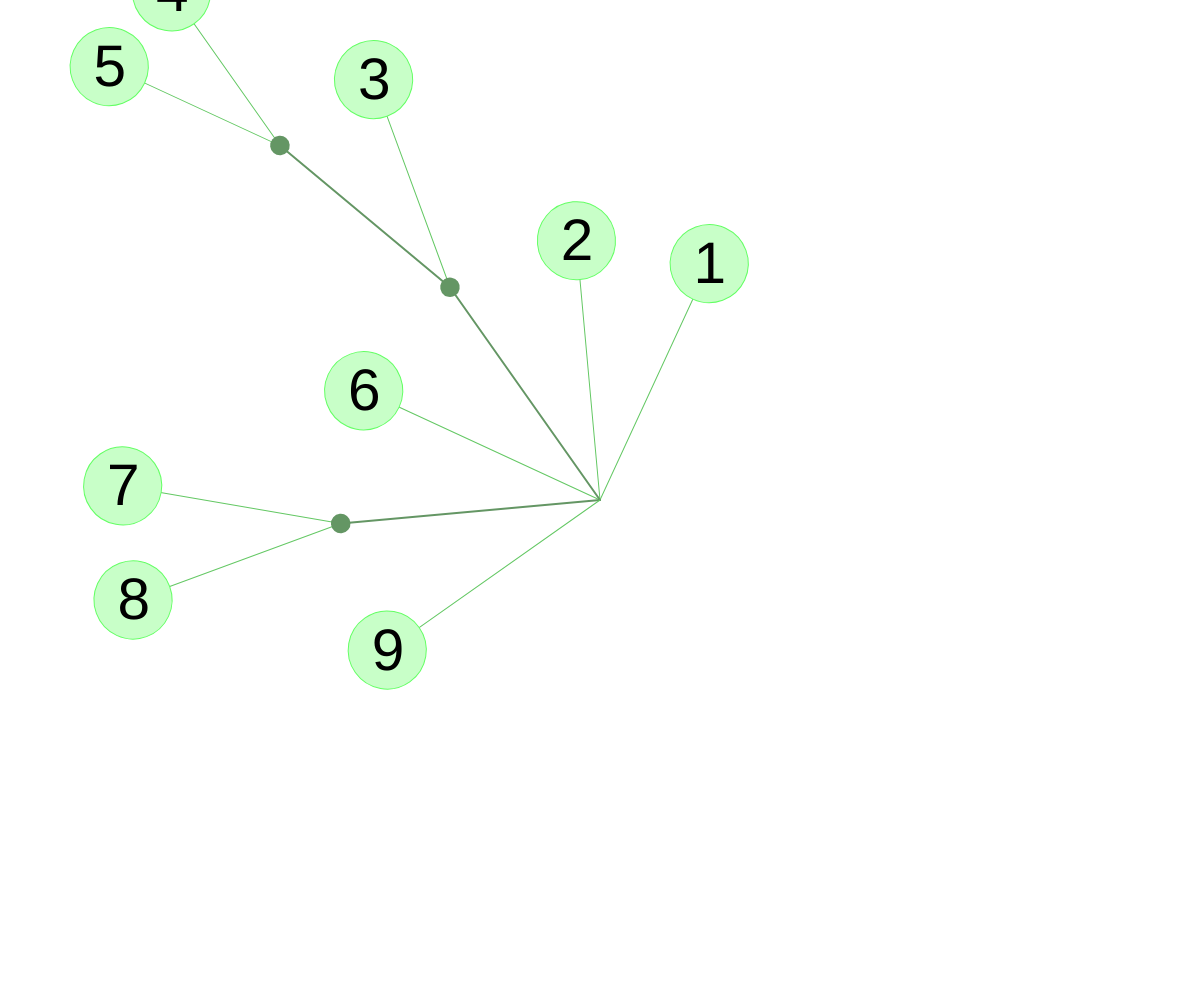
Frame 1 (no input)
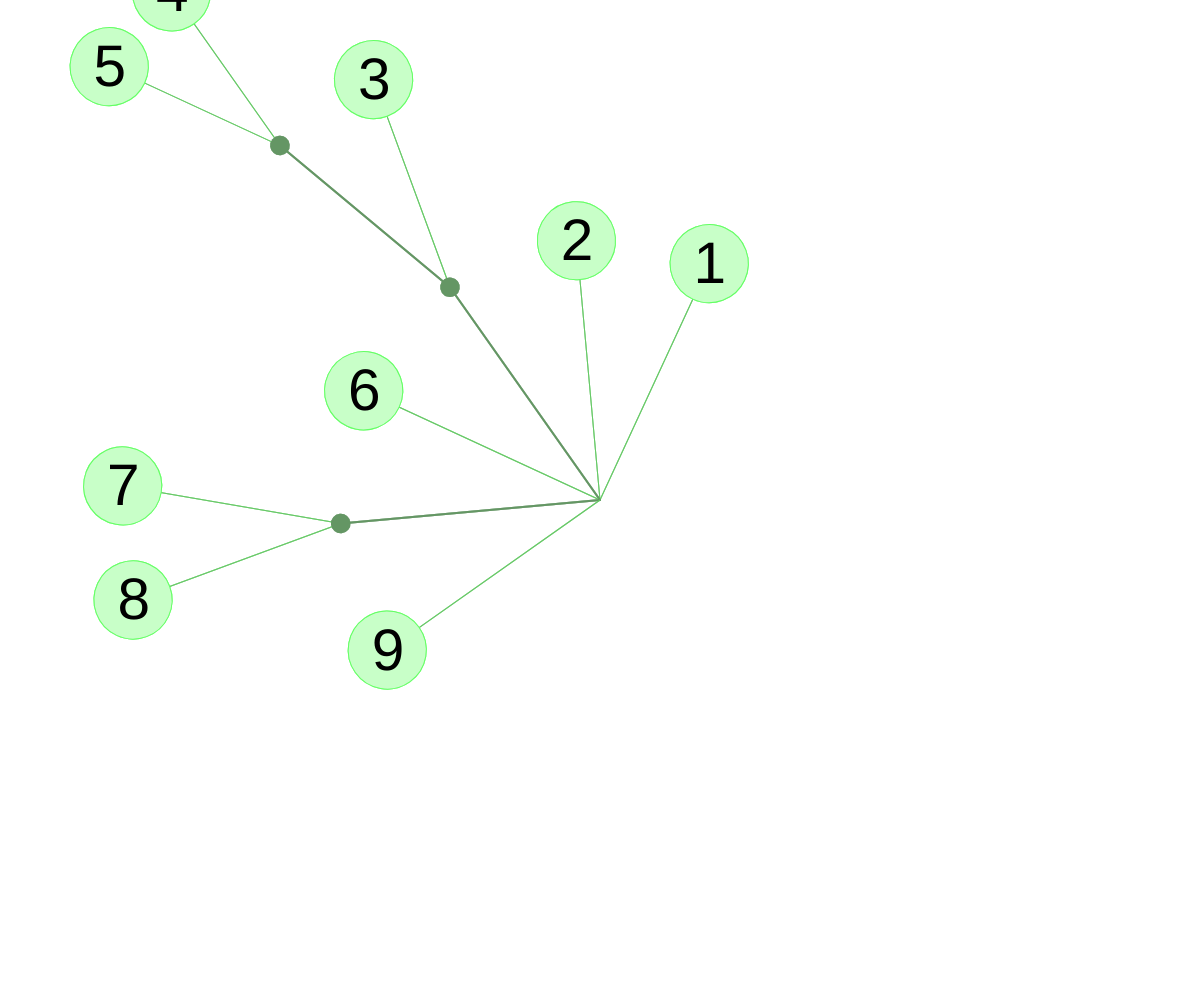
Frame 60 (no input)
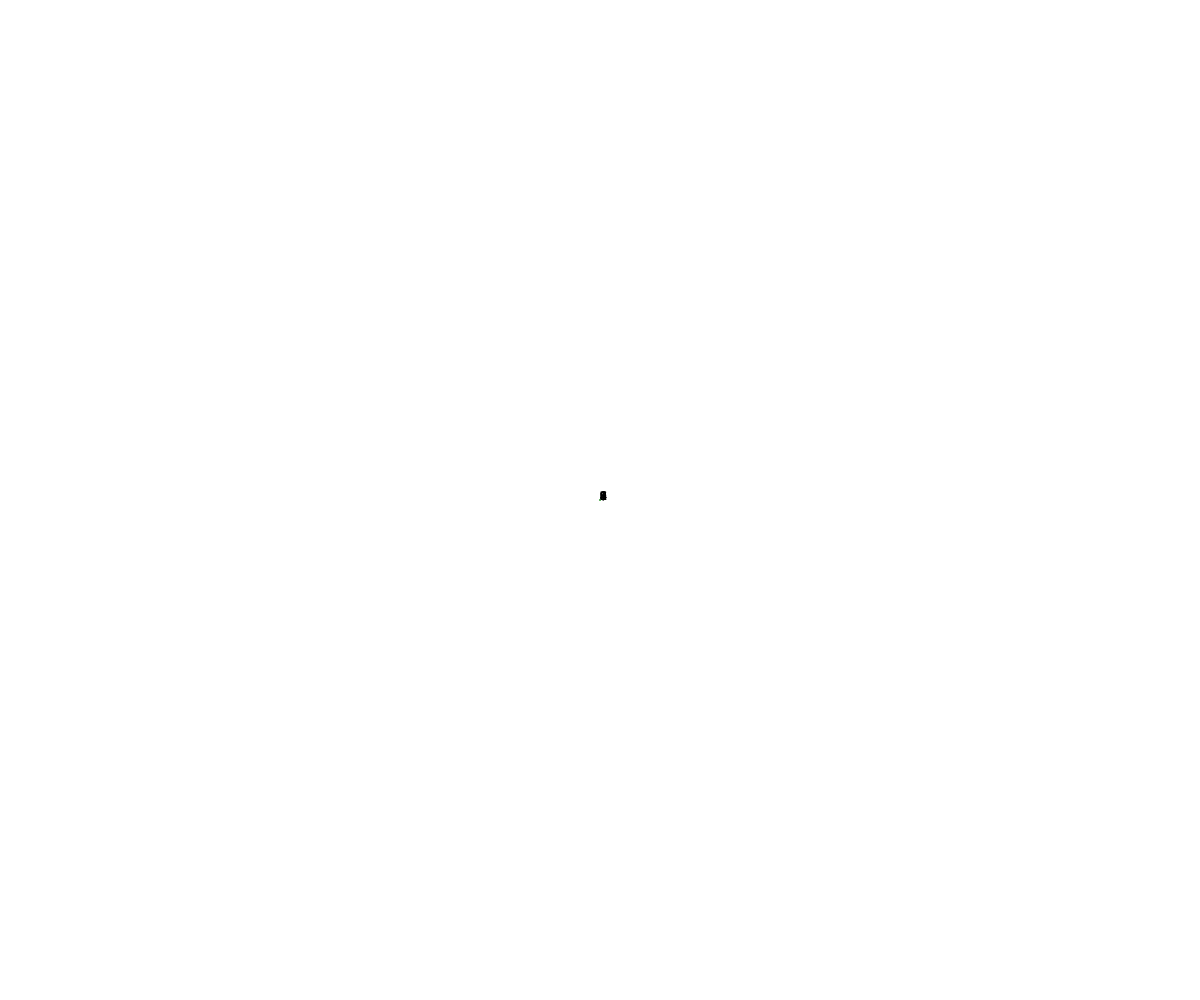
Frame 120 (the mouse pressed at the canvas centre since frame 60)

The p5.js sketch that drew these frames (run headless with seeded random() and noise() and a simulated clock; from frame 60 on, the mouse is pressed at the canvas centre):

// p5.js sketch
// ── sketch.js

////////////////////////////////////////////////////////////////////////////////
//                                                                            //
//                 T R E E                                                    //
//                                                                            //
////////////////////////////////////////////////////////////////////////////////


////////////////////////////////////////////////////////////////////////////////
//                 PARAMETERS                                                 //
////////////////////////////////////////////////////////////////////////////////

var tree = [1, 2, [3, [4, 5]], 6, [7, 8], 9];
var textRotation = false;
var ang = 30;


////////////////////////////////////////////////////////////////////////////////
//                 GLOBAL VARIABLES                                           //
////////////////////////////////////////////////////////////////////////////////

var leafsize, jointsize, cx, cy;
var m;


////////////////////////////////////////////////////////////////////////////////
//                 MAIN CODE                                                  //
////////////////////////////////////////////////////////////////////////////////

function setup() {

  createCanvas(windowWidth, windowHeight);

  // matrix providing screenX and screenY functions
  m = new Matrix();
  m.angleMode(DEGREES);

  // center of the screen = origin of the tree
  cx = width / 2;
  cy = height / 2;

}


function draw() {

  // tree size depending on mouse distance fom the root
  var d = dist(mouseX, mouseY, cx, cy);

  // adjust leaf size and joint size to tree size
  leafsize = d / 10;
  jointsize = leafsize / 4;
  textSize(leafsize * 3/4);

  // move center towards the mouse
  if(mouseIsPressed) {
    cx = lerp(cx, mouseX, 0.1);
    cy = lerp(cy, mouseY, 0.1);
  }

  // transparent background for motion blur effect
  background(255, 100);

  m.push();

  // go to the root position
  m.translate(cx, cy);

  // rotation of the tree towards the mouse pointer
  var rot = atan2(mouseY - cy, mouseX - cx) - 90;
  m.rotate(rot);

  // draw the tree layer by layer
  for (var layer = 0; layer < 4; layer++) {
    drawTree(tree, d / 3, ang, layer);
  }

  m.pop();

}


////////////////////////////////////////////////////////////////////////////////
//                 INTERACTION                                                //
////////////////////////////////////////////////////////////////////////////////

// type any key to toggle text rotation
function keyTyped() {
  textRotation = !textRotation;
}

function windowResized() {
  resizeCanvas(windowWidth, windowHeight);
}


////////////////////////////////////////////////////////////////////////////////
//                 MY FUNCTIONS                                               //
////////////////////////////////////////////////////////////////////////////////

function drawTree(tree, d, a, layer) {

  m.push();

  // mumber of branches
  var n = tree.length;

  // rotate half the angle range to the left
  m.rotate(a * (n - 1) / 2);

  // draw all the branches
  for (var i = 0; i < n; i++) {

    var branch = tree[i];

    if (typeof branch === 'object') {

      // draw a branch
      switch (layer) {
        case 0: // draw lines on layer 0
          strokeWeight(2);
          stroke(100, 150, 100);
          line(0, 0, 0, d);
          break;
        case 1: // draw joints on layer 1
          drawJoint(0, d, jointsize);
          break;
      }

      m.push();
      m.translate(0, d);
      drawTree(branch, d * 0.85, a, layer);
      m.pop();

    } else {

      // draw a leaf
      switch (layer) {
        case 0: // draw lines on layer 0
          strokeWeight(1);
          stroke(100, 200, 100);
          line(0, 0, 0, d);
          break;
        case 2: // draw leaves on top of everything
          drawLeaf(branch, 0, d, leafsize);
          break;
      }
    }
    m.rotate(-a);
  }
  m.pop();
}

// draw joint at (x, y) with diameter d
function drawJoint(x, y, d) {
  noStroke();
  fill(100, 150, 100);
  ellipse(x, y, d, d);
}

// draw labeled leaf at (x, y) with diameter d
function drawLeaf(str, x, y, d) {
  stroke(100, 255, 100);
  fill(200, 255, 200);
  ellipse(x, y, d, d);
  label(str, x, y, -d/5, d/4);
}

// show a label at positon (x, y) with offset correction (dx, dy)
function label(str, x, y, dx, dy) {
  fill(0);
  noStroke();
  if (textRotation) {
    text(str, x + dx, y + dy);
  } else {
    // get screen coordinates for where the text should go
    var x0 = m.screenX(x, y);
    var y0 = m.screenY(x, y);
    m.push();
    // set current transform to the default matrix
    m.set();
    // position text (with offset added)
    text(str, x0 + dx, y0 + dy);
    m.pop();
  }
}

// ── matrix.js

////////////////////////////////////////////////////////////////////////////////
//                                                                            //
//                 M A T R I X . J S                                          //
//                                                                            //
////////////////////////////////////////////////////////////////////////////////

// Matrix improves upon the current implementation of the p5.js 2D renderer
// - screenX(x, y) & screenY(x, y) get coordinates under the current transform
// - set(m) set the current transform to a new Matrix
// - set() set the current transform to the default transform

// this is useful for figuring out the position that results from a
// transformation, and using it later on ...

function Matrix(app) {

  var stack = [];
  var app = app || window;
  var mat = new p5.Matrix.identity();
  var mode = 'radians';

  this.angleMode = function(m) {
    angleMode(m);
    mode = m;
  };

  this.rotate = function(angle) {
    app.rotate(angle);
    if(mode === 'degrees') {
      angle = radians(angle);
    }
    mat.rotateZ(angle);
  };

  this.translate = function(dx, dy) {
    app.translate(dx, dy);
    mat.translate([dx, dy]);
  };

  this.scale = function(sx, sy) {
    app.scale(sx, sy);
    mat.scale([sx, sy, 1]);
  };

  this.push = function() {
    app.push();
    stack.push(mat);
    mat = mat.copy();
  };

  this.pop = function() {
    app.pop();
    mat = stack.pop();
    return mat;
  };

  this.get = function() {
    return mat.copy();
  };

  this.set = function(m) {
    m = m || p5.Matrix.identity();
    app.resetMatrix();
    app.applyMatrix(m[0], m[1], m[2], m[4], m[5], m[6]);
    mat = m.copy();
  };

  this.screenX = function(x, y) {
    var mm = mat.mat4;
    return mm[0] * x + mm[4] * y + mm[12];
  };

  this.screenY = function(x, y) {
    var mm = mat.mat4;
    return mm[1] * x + mm[5] * y + mm[13];
  };

  return this;

}
